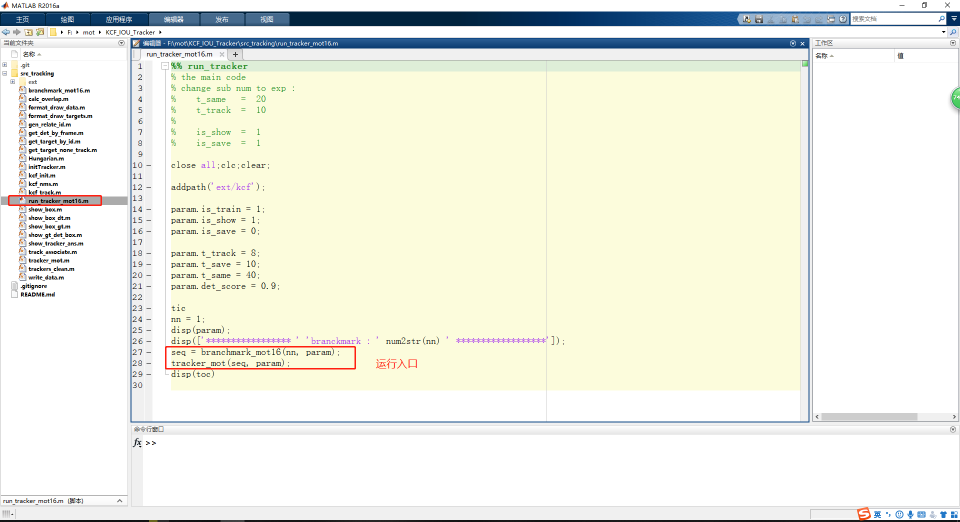
%> input picture pics/1.png, 1920 x 1043 px (shown at 1/2 size)
$ octave same_diff.m   (GNU Octave 9; MATLAB toolbox functions it lacks are replaced by stand-ins)
%> lines starting %> are read from the running program, lines starting %| are printed output that depends on the picture; in (x1, y1, x2, y2) boxes, pixels count from 0 and x2, y2 are one past the last pixel; in counts of white or black regions, pixels touching at a corner belong together; the program's own positions count from 1
im1 = imread('pic/1.png');
%> im1 is the input picture: size 1043x1920x3 uint8; mean R, G, B 238.2, 239.9, 228.8
im2 = imread('pic/2.png');
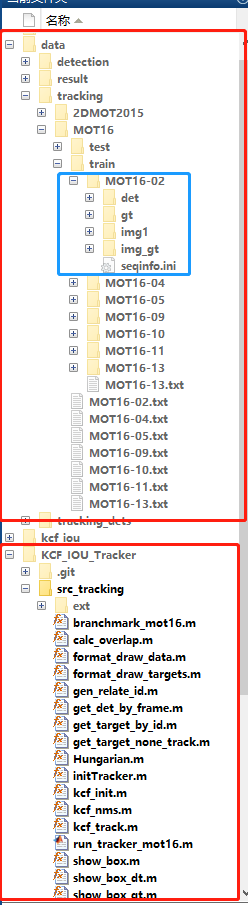
%> input picture pics/2.png, 248 x 905 px
%> im2 is the input picture: size 905x248x3 uint8; mean R, G, B 238.1, 231.7, 231.1

im1 = rgb2gray(im1);
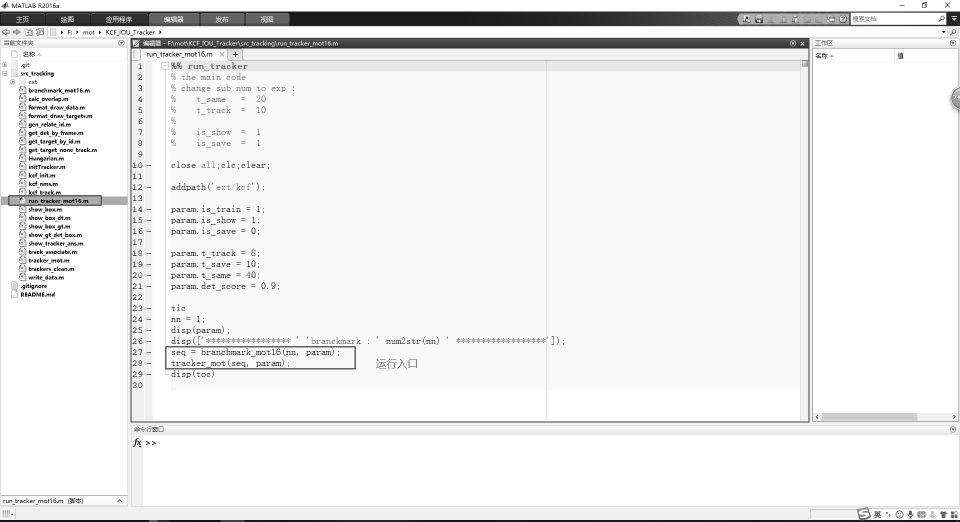
%> im1: size 1043x1920 uint8 (shown at 1/2 size); min 0, max 255, mean 238
im2 = rgb2gray(im2);
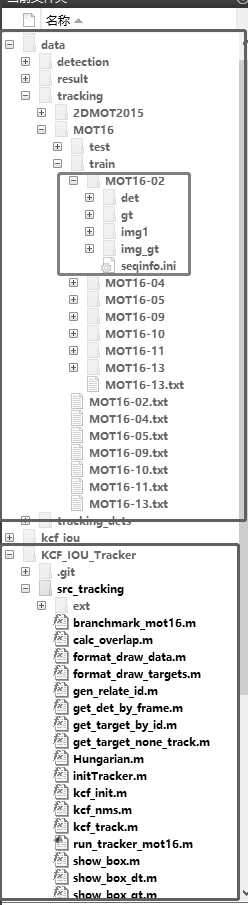
%> im2: size 905x248 uint8; min 0, max 255, mean 233.6

[m, n, c] = size(im1)
%> m = 1043; n = 1920; c = 1
im2 = imresize(im2, [m, n]);
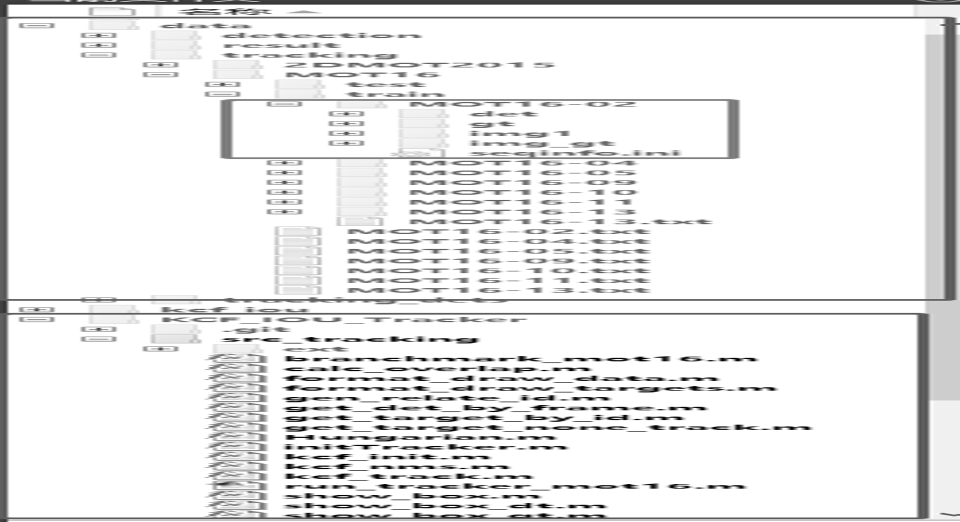
%> im2: size 1043x1920 uint8 (shown at 1/2 size); min 0, max 255, mean 233.2

diff = abs(im1 - im2);
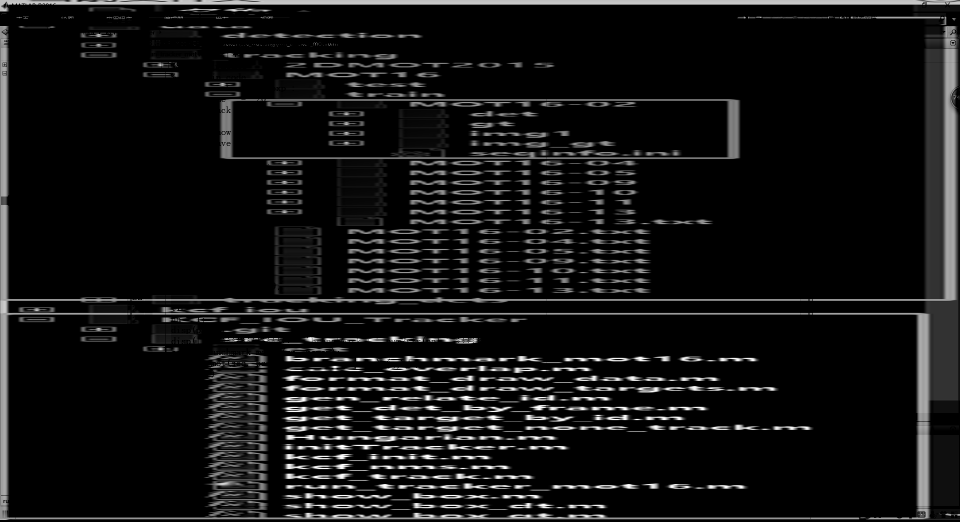
%> diff: size 1043x1920 uint8 (shown at 1/2 size); min 0, max 255, mean 19.5
mean(mean(diff))
%> ans = 19.48

imwrite(diff, 'pic/1-2-diff.png');

diff(diff < 20) = 0;
%> diff: size 1043x1920 uint8; 4.65% of pixels changed, all inside (x1, y1, x2, y2) = (2, 0, 1920, 1040)
imwrite(diff, 'pic/1-2-diff-20.png');

diff(diff < 40) = 0;
%> diff: size 1043x1920 uint8; min 0, max 255, mean 18.3
imwrite(diff, 'pic/1-2-diff-40.png');

diff(diff < 60) = 0;
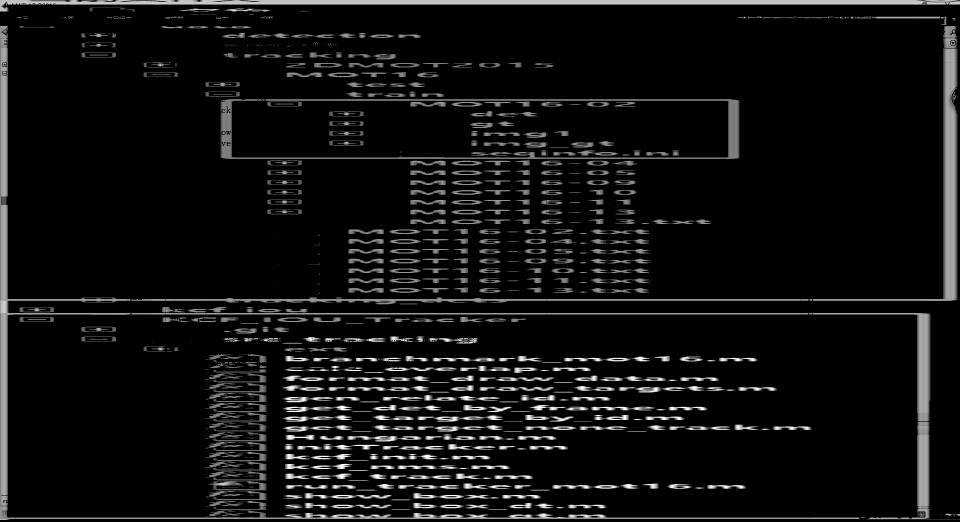
%> diff: size 1043x1920 uint8 (shown at 1/2 size); min 0, max 255, mean 16.7
imwrite(diff, 'pic/1-2-diff-60.png');
